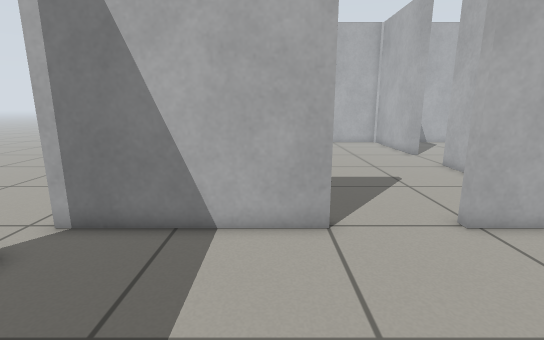
view 1 (above)

16 first-person views from a walk through a robot-simulator world made for Gazebo. The camera is 0.78 m above the floor, tilts 12° down and sees 85° across. The floor is counted in squares, 0.25 m on a side. Each view is taken from the middle of a square. On the plan, view 1 faces up. The plan holds only what a view shows up to about 20 squares ahead; the rest is blank.

view 2
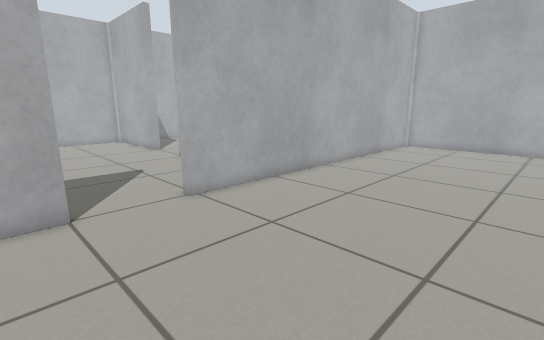

view 3
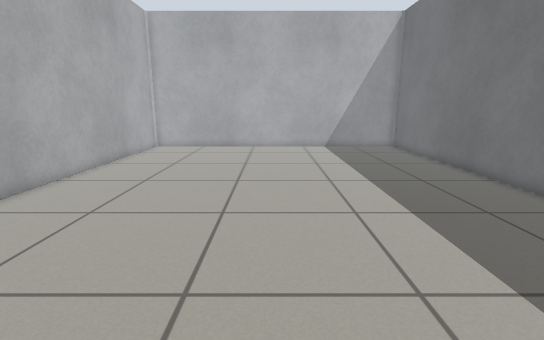

view 4
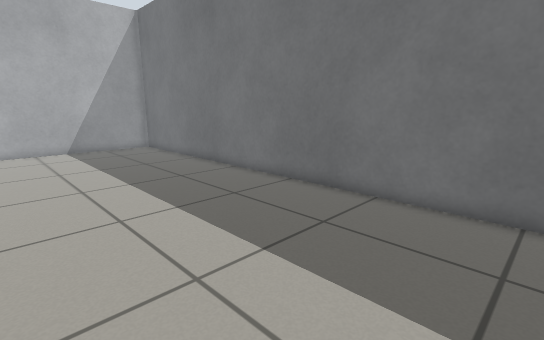

view 5
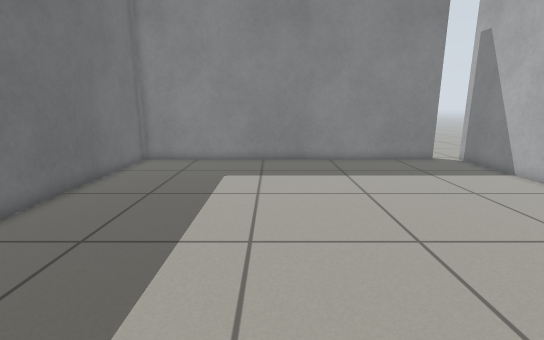

view 6
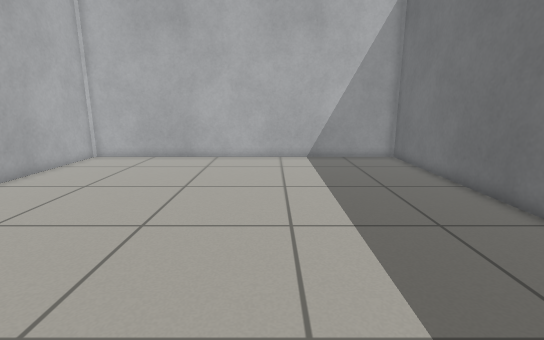

view 7
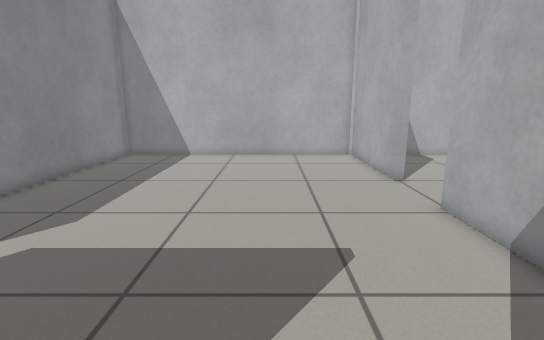

view 8
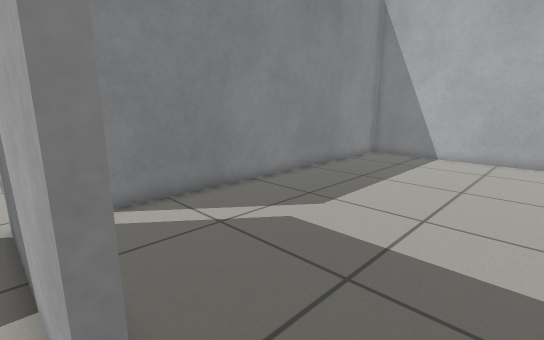

view 9
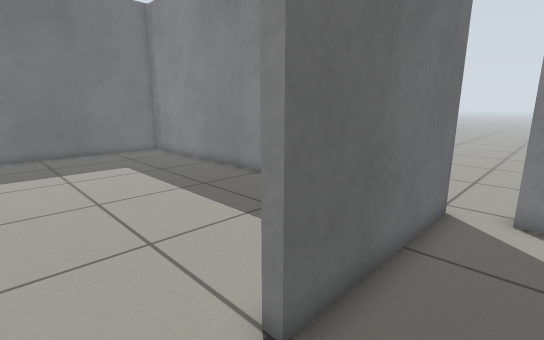

view 10
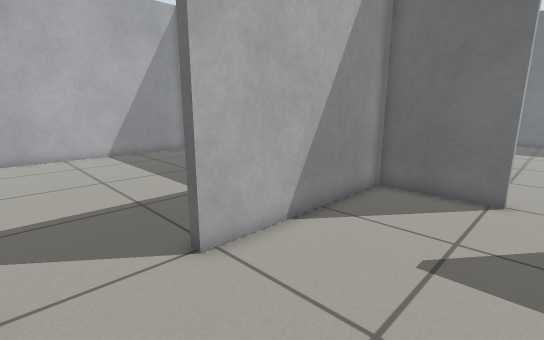

view 11
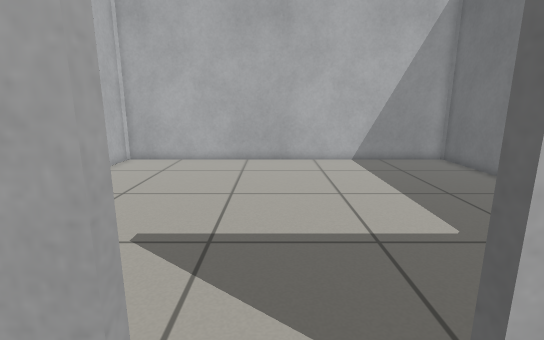

view 12
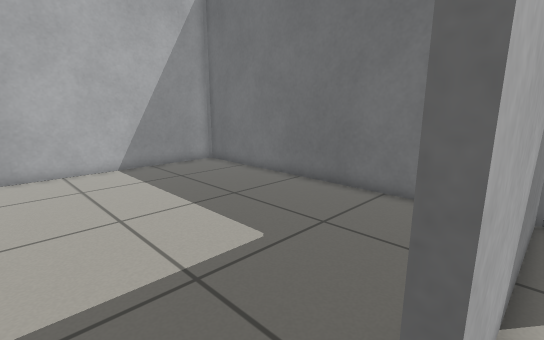

view 13
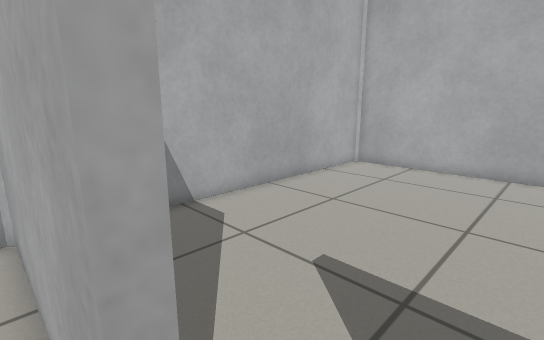

view 14
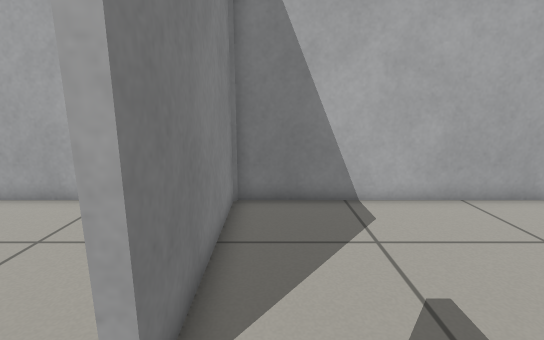

view 15
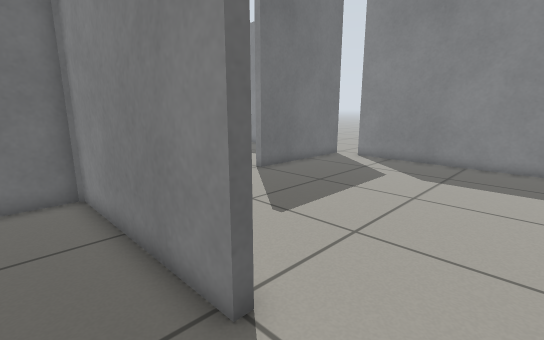

view 16
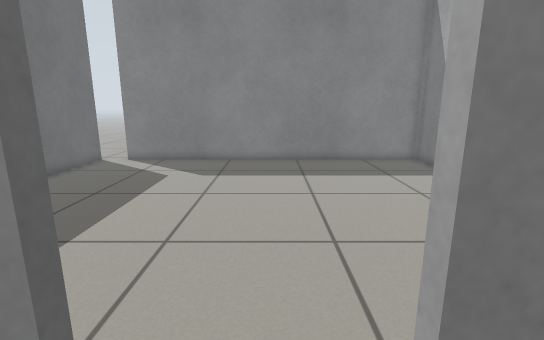

### Floor plan
Ten units are one square. View 1 is at (0, 0); x grows to the right and y downward. Boxes are objects, and circles mark ways between rooms. Rooms are numbered by the first view taken in them; rooms with no view inside come last. Other rooms are left out.
<svg viewBox="-63 -272 315 394">
<path fill="none" stroke="#000" d="M15 -77 15 -73 -58 -73M-57 -58 -57 117 247 117 247 -73 51 -73 51 -77M93 -195 93 -267 -57 -267 -57 -92M51 -77 93 -77 93 -159M-58 -77 15 -77M93 -159 97 -159 97 -77 247 -77 247 -267 97 -267 97 -195 93 -195"/>
<circle cx="30" cy="-75" r="3" fill="#2a7"/>
<circle cx="95" cy="-180" r="3" fill="#2a7"/>
<text x="90" y="20">1</text>
<text x="10" y="-180">2</text>
<text x="170" y="-180">3</text>
</svg>
Room 1 opens to room 2. Room 2 opens to room 3.

Where each view was taken, in squares from view 1:
view 1: 0 up, 0 right, facing up
view 2: 2 down, 0 right, facing up-right
view 3: 2 down, 1 right, facing right
view 4: 2 down, 1 right, facing down-right
view 5: 4 down, 12 right, facing left
view 6: 4 down, 6 right, facing right
view 7: 7 up, 4 right, facing up
view 8: 7 up, 4 right, facing up-left
view 9: 10 up, 4 right, facing down-left
view 10: 19 up, 4 right, facing down-right
view 11: 18 up, 7 right, facing right
view 12: 18 up, 9 right, facing down-right
view 13: 18 up, 9 right, facing up-right
view 14: 17 up, 11 right, facing up
view 15: 19 up, 12 right, facing down-left
view 16: 18 up, 12 right, facing left
